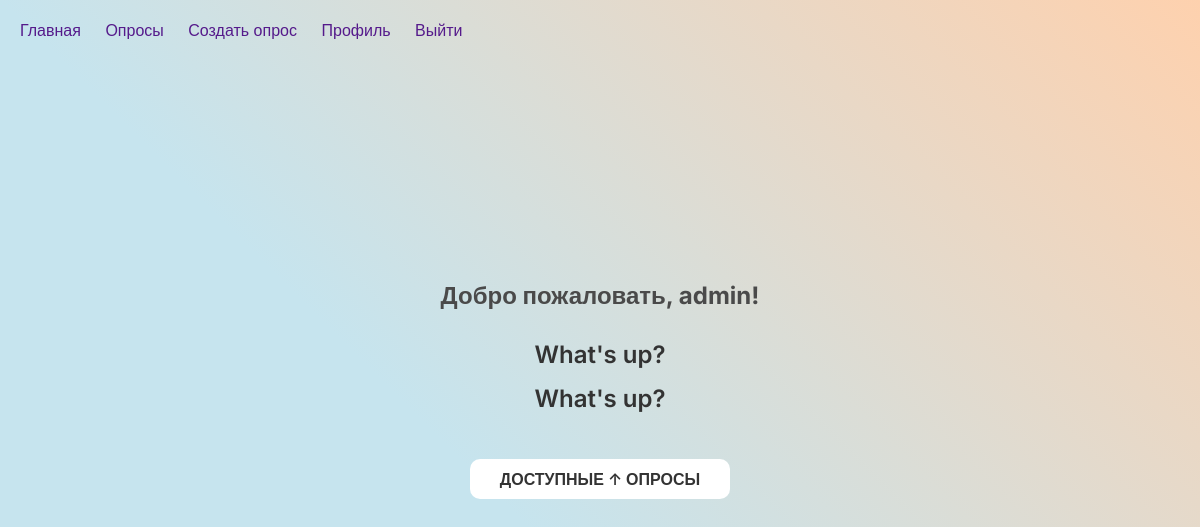
The app's page /polls/ (signed in), older data.
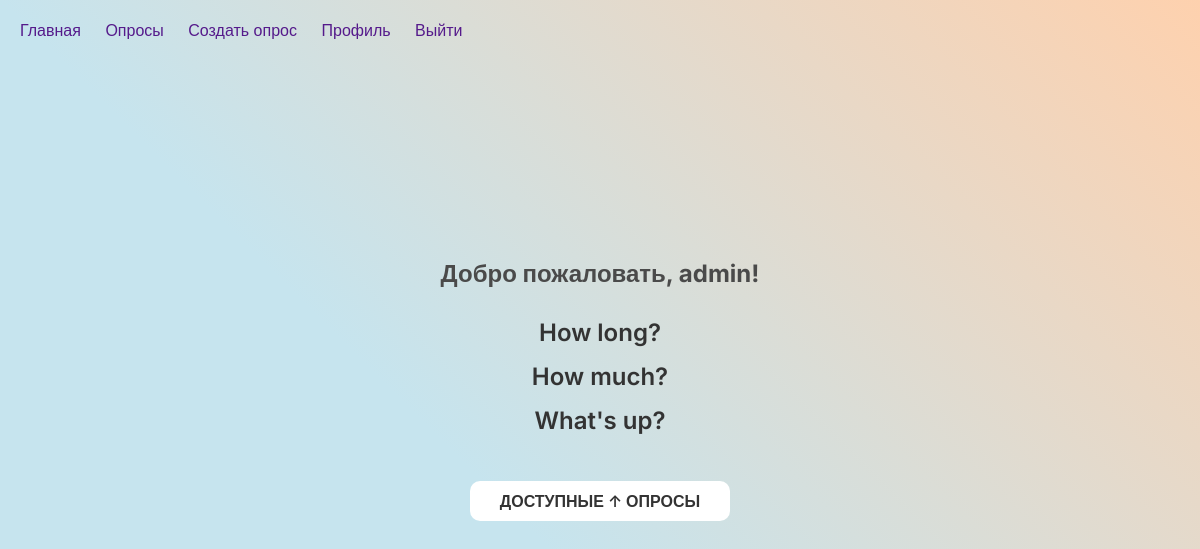
The same page, newer data.
### polls/models.py (models this page shows, shortened)
class Question(models.Model):
    question_text = models.CharField(max_length=200)
    pub_date = models.DateTimeField('date published')

### polls/views.py (the view)
# urls.py: path('', views.IndexView.as_view(), name='index'),
class IndexView(LoginRequiredMixin, generic.ListView):
    template_name = 'polls/index.html'
    context_object_name = 'latest_question_list'
    def get_queryset(self):
        return Question.objects.filter(pub_date__lte=timezone.now()).order_by('-pub_date')[:5]

### polls/templates/polls/index.html
{% include "navbar.html" %}
{% load static %}
<link rel="stylesheet" type="text/css" href="{% static 'polls/style.css' %}">
<div class="container">
    {% if user.is_authenticated %}
        <h1>Добро пожаловать, {{ user.username }}!</h1>
    {% endif %}
    {% if latest_question_list %}
        <ul>
        {% for question in latest_question_list %}
            <li><a href="{% url 'polls:detail' question.id %}">{{ question.question_text }}</a></li>
        {% endfor %}
        </ul>
    {% else %}
        <p>No polls are available.</p>
    {% endif %}
    <p style="text-align: center;">
        <a class="button-link">доступные ↑ опросы</a>
    </p>
</div>

### templates/navbar.html (shortened to what this page needs)
{% load static %}
<head>
    <link rel="stylesheet" href="{% static 'css/styles.css' %}">
</head>
<nav class="navbar">
    <div class="navbar-links">
        <a href="{% url 'homepage:index' %}" class="navbar-link">Главная</a>
        <a href="{% url 'polls:index' %}" class="navbar-link">Опросы</a>
        <a href="{% url 'polls:create_question' %}" class="navbar-link">Создать опрос</a>
        <a href="{% url 'accounts:profile' %}" class="navbar-link">Профиль</a>
        {% if user.is_authenticated %}
            <a href="{% url 'accounts:logout' %}">Выйти</a>
        {% else %}
            <a href="{% url 'accounts:login' %}">Войти</a>
        {% endif %}
    </div>
</nav>

### static/css/styles.css (style rules this page uses)
.navbar { position: fixed; top: 0; left: 0; width: 100%; background-color: transparent; color: #551A8B; padding: 20px; display: flex; justify-content: space-between; align-items: center; z-index: 1000; margin-right: 20px; }
.navbar a { color: #551A8B; text-decoration: none; font-family: 'Inter', sans-serif; font-weight: 300; font-size: 16px; transition: color 0.4s ease; margin-right: 20px; }

### polls/static/polls/style.css (style rules this page uses)
a { text-decoration: none; font-family: 'Inter', sans-serif; font-size: 24px; margin-bottom: 20px; color: #4A4A4A; font-weight: 600; }
ul { list-style-type: none; padding: 0; margin: 0; display: flex; flex-direction: column; align-items: center; justify-content: center; gap: 15px; }
ul li { text-align: center; font-family: 'Inter', sans-serif; font-size: 18px; color: #4A4A4A; width: 100%; }
ul li a { text-decoration: none; color: #333; transition: color 0.3s; }
h1 { font-size: 24px; margin-bottom: 30px; color: #4A4A4A; text-align: center; }
.button-link { display: inline-block; background: #ffffff; color: #333; border: none; border-radius: 10px; padding: 10px 30px; font-size: 16px; font-family: 'Inter', sans-serif; font-weight: 600; text-transform: uppercase; text-decoration: none; cursor: pointer; transition: transform 0.3s, box-shadow 0.3s; margin-top: 30px; }

Row changes from the older to the newer data that the page shows:
removed Question: question_text "What's up?"
added Question: question_text "How long?"
added Question: question_text "How much?"
